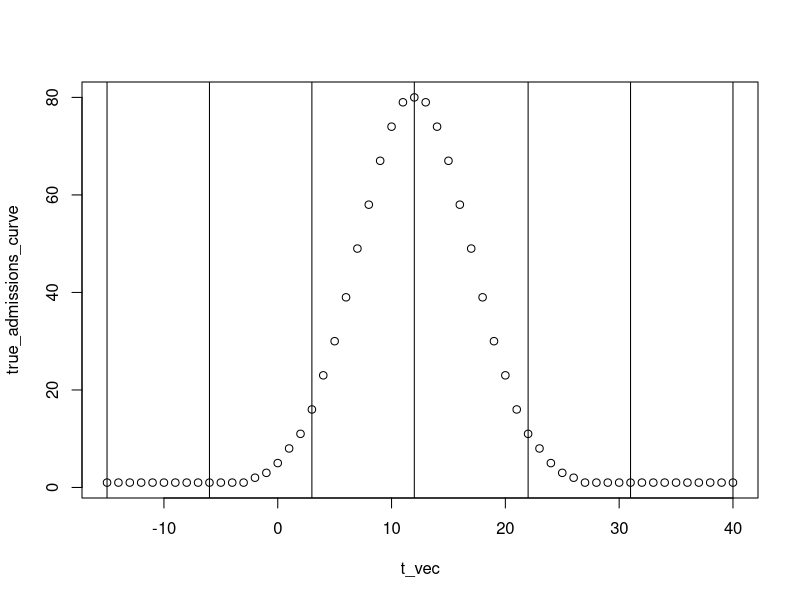

R code for this plot: (Note: this script raises an error after producing the figure.)

set.seed(1)

# logit transform
logit <- function(x, z = 1) {
  -log((z - x) / x)
}

# define true parameters
true_params <- c(m_AL = 0.1,
                 p_AI = 0.5,
                 p_AD = 0.5,
                 m_AD = 10,
                 s_AD = 0.8,
                 m_AI = 3,
                 s_AI = 1,
                 m_AC = 10,
                 s_AC = 0.8,
                 p_ID = 0.8,
                 m_ID = 10,
                 s_ID = 0.8,
                 m_IS = 10,
                 s_IS = 0.8,
                 m_SC = 5,
                 s_SC = 1,
                 c_AD = 1,
                 c_AC = 1,
                 c_ID = 1,
                 c_IS = 1,
                 scale_p_AI1 = 1,
                 scale_p_AD1 = 1,
                 scale_p_ID1 = 1)

# convert to node values
n_node <- 7

p_AI_node <- rep(logit(true_params["p_AI"]), n_node)
names(p_AI_node) <- sprintf("p_AI_node%s", seq_len(n_node))

p_AD_node <- rep(logit(true_params["p_AD"]), n_node)
names(p_AD_node) <- sprintf("p_AD_node%s", seq_len(n_node))

p_ID_node <- rep(logit(true_params["p_ID"]), n_node)
names(p_ID_node) <- sprintf("p_ID_node%s", seq_len(n_node))

m_AC_node <- rep(logit(true_params["m_AC"], 20), n_node)
names(m_AC_node) <- sprintf("m_AC_node%s", seq_len(n_node))

true_params <- c(true_params, p_AI_node, p_AD_node, p_ID_node, m_AC_node)


# define true admissions curve
t_vec <- -15:40
true_admissions_curve <- ceiling(1e3 * dnorm(t_vec, mean = 12, sd = 5))

# simulate progression
sim <- data.frame(date_admission = rep(t_vec, times = true_admissions_curve))
n_sim <- nrow(sim)
sim$date_test <- sim$date_admission + floor(rgamma(n_sim, shape = 1, scale = true_params["m_AL"]))
sim$icu <- runif(n_sim) < true_params["p_AI"]
w <- which(!sim$icu)
sim$final_outcome <- NA
sim$final_outcome[w] <- sample(c("death", "discharge"), length(w), replace = TRUE, prob = c(true_params["p_AD"], 1 - true_params["p_AD"]))
w2 <- which(!sim$icu & sim$final_outcome == "death")
sim$date_final_outcome <- NA
sim$date_final_outcome[w2] <- sim$date_admission[w2] + 
                              floor(rgamma(length(w2), shape = 1/true_params["s_AD"]^2, scale = true_params["m_AD"]*true_params["s_AD"]^2))
w2 <- which(!sim$icu & sim$final_outcome == "discharge")
sim$date_final_outcome[w2] <- sim$date_admission[w2] + 
                              floor(rgamma(length(w2), shape = 1/true_params["s_AC"]^2, scale = true_params["m_AC"]*true_params["s_AC"]^2))
w <- which(sim$icu)
sim$date_icu <- NA
sim$date_icu[w] <- sim$date_admission[w] +
                   floor(rgamma(length(w), shape = 1/true_params["s_AI"]^2, scale = true_params["m_AI"]*true_params["s_AI"]^2))
sim$final_outcome[w] <- sample(c("death", "discharge"), length(w), replace = TRUE, prob = c(true_params["p_ID"], 1 - true_params["p_ID"]))
w2 <- which(sim$icu & sim$final_outcome == "death")
sim$date_final_outcome[w2] <- sim$date_icu[w2] + 
                              floor(rgamma(length(w2), shape = 1/true_params["s_ID"]^2, scale = true_params["m_ID"]*true_params["s_ID"]^2))
w2 <- which(sim$icu & sim$final_outcome == "discharge")
sim$date_stepdown <- NA
sim$date_stepdown[w2] <- sim$date_icu[w2] +
                         floor(rgamma(length(w2), shape = 1/true_params["s_IS"]^2, scale = true_params["m_IS"]*true_params["s_IS"]^2))
sim$date_final_outcome[w2] <- sim$date_stepdown[w2] + 
                              floor(rgamma(length(w2), shape = 1/true_params["s_SC"]^2, scale = true_params["m_SC"]*true_params["s_SC"]^2))

sim$age <- sample(0:105, n_sim, replace = TRUE)

# initialise sitrep object over all age groups
age_lower <- c(0, 6, 18, 65, 85)
age_upper <- c(age_lower[-1] - 1, 110)
nt <- length(t_vec)
sitrep <- replicate(5, data.frame(t = t_vec,
                                  obs_admissions = NA,
                                  deaths_general = NA,
                                  discharges_general = NA,
                                  stepup = NA,
                                  deaths_critical = NA,
                                  stepdown = NA,
                                  discharges_stepdown = NA,
                                  prevalence_general = NA,
                                  prevalence_critical = NA),
                    simplify = FALSE)

# convert individual-level to aggregate level
for (age_i in seq_along(age_lower)) {
  sim_age <- subset(sim, age >= age_lower[age_i] & age < age_upper[age_i])
  for (i in seq_along(t_vec)) {
    j <- t_vec[i]
    sitrep[[age_i]]$obs_admissions[i] <- sum(sim_age$date_test == j)
    sitrep[[age_i]]$deaths_general[i] <- sum(sim_age$date_test <= j & !sim_age$icu & sim_age$final_outcome == "death" & sim_age$date_final_outcome == j)
    sitrep[[age_i]]$discharges_general[i] <- sum(sim_age$date_test <= j & !sim_age$icu & sim_age$final_outcome == "discharge" & sim_age$date_final_outcome == j)
    sitrep[[age_i]]$stepup[i] <- sum(sim_age$date_test <= j & sim_age$date_icu == j, na.rm = TRUE)
    sitrep[[age_i]]$deaths_critical[i] <- sum(sim_age$date_test <= j & sim_age$icu & sim_age$final_outcome == "death" & sim_age$date_final_outcome == j)
    sitrep[[age_i]]$stepdown[i] <- sum(sim_age$date_test <= j & sim_age$icu & sim_age$final_outcome == "discharge" & sim_age$date_stepdown == j)
    sitrep[[age_i]]$discharges_stepdown[i] <- sum(sim_age$date_test <= j & sim_age$icu & sim_age$final_outcome == "discharge" & sim_age$date_final_outcome == j)
    sitrep[[age_i]]$prevalence_general[i] <- sum(sim_age$date_test <= j & !sim_age$icu & sim_age$date_final_outcome >= j) +
                                             sum(sim_age$date_test <= j & sim_age$icu & sim_age$final_outcome == "discharge" & sim_age$date_stepdown <= j & sim_age$date_final_outcome >= j)
    sitrep[[age_i]]$prevalence_critical[i] <- sum(sim_age$date_test <= j & sim_age$icu & sim_age$final_outcome == "death" & sim_age$date_final_outcome > j) +
                                              sum(sim_age$date_test <= j & sim_age$icu & sim_age$final_outcome == "discharge" & sim_age$date_stepdown > j)
  }
  
  # clean up
  sitrep[[age_i]] <- subset(sitrep[[age_i]], t > 0)
  sitrep[[age_i]]$date_numeric <- sitrep[[age_i]]$t
  sitrep[[age_i]]$daily_influx <- sitrep[[age_i]]$obs_admissions
  sitrep[[age_i]]$total_hdu_icu <- sitrep[[age_i]]$prevalence_critical
  sitrep[[age_i]]$total_general <- sitrep[[age_i]]$prevalence_general
  sitrep[[age_i]]$deaths <- sitrep[[age_i]]$deaths_general + sitrep[[age_i]]$deaths_critical
  sitrep[[age_i]]$new_discharges <- sitrep[[age_i]]$discharges_general + sitrep[[age_i]]$discharges_stepdown
  
  sitrep[[age_i]] <- subset(sitrep[[age_i]], select = c(date_numeric, daily_influx, total_hdu_icu,
                                                        total_general, deaths, new_discharges))
  
}

# make list over regions
sitrep_list <- list(sitrep)

# ------------------------------------------------------------------------------------------------

# get age weights
age_group <- cut(0:110, breaks = c(age_lower, Inf), right = FALSE)
age_tab <- rep(1 / 111, 111)
age_weights <- split(age_tab, f = age_group)
age_values <- split(seq_along(age_tab) - 1, f = age_group)

# get number of rows in each sitrep
n_date_sitrep <- length(sitrep_list[[1]][[1]][[1]])

# specify x-positions (numeric dates) in admissions spline
n_node <- 7
node_x <- round(seq(-15, n_date_sitrep, length.out = n_node))








plot(t_vec, true_admissions_curve)
abline(v = node_x)
points(node_x, true_admissions_curve[m], col = 2)





# get longest interval that could possibly be required for lookup table
lookup_max <-  n_date_sitrep - min(node_x) + 1

# define age spline nodes
max_indlevel_age <- 110
age_seq <- c(seq(0, 100, 20), max_indlevel_age)

p_AI_nodex <- age_seq
p_AI_noden <- length(p_AI_nodex)

p_AD_nodex <- age_seq
p_AD_noden <- length(p_AD_nodex)

p_ID_nodex <- age_seq
p_ID_noden <- length(p_ID_nodex)

m_AC_nodex <- age_seq
m_AC_noden <- length(m_AC_nodex)

names(sitrep_list[[1]][[1]])

# create final data list
data_list <- list(sitrep = sitrep_list,
                  indlevel = indlevel_list,
                  node_x = node_x,
                  lookup_max = lookup_max,
                  n_region = length(sitrep_list),
                  n_age_sitrep = length(sitrep_list[[1]]),
                  n_date_sitrep = n_date_sitrep,
                  max_indlevel_age = max_indlevel_age,
                  age_weights = age_weights,
                  age_values = age_values,
                  p_AI_nodex = p_AI_nodex,
                  p_AD_nodex = p_AD_nodex,
                  p_ID_nodex = p_ID_nodex,
                  m_AC_nodex = m_AC_nodex)

# ------------------------------------------------------------------
# MCMC parameters

# create parameters dataframe
n_region <- length(sitrep_list)
eg <- expand.grid(1:n_node, 1:n_region)
df_params <- rbind(data.frame(name = sprintf("region%s_node%s", eg[,2], eg[,1]), min = 0, max = 10, init = 1, region = eg[,2]),
                   data.frame(name = sprintf("p_AI_node%s", 1:p_AI_noden), min = -5, max = 5, init = 0, region = 0),
                   data.frame(name = sprintf("p_AD_node%s", 1:p_AD_noden), min = -5, max = 5, init = 0, region = 0),
                   data.frame(name = sprintf("p_ID_node%s", 1:p_ID_noden), min = -5, max = 5, init = 0, region = 0),
                   data.frame(name = "m_AI", min = 0, max = 20, init = 1, region = 0),
                   data.frame(name = "m_AD", min = 0, max = 20, init = 1, region = 0),
                   data.frame(name = sprintf("m_AC_node%s", 1:m_AC_noden), min = -5, max = 5, init = 0, region = 0),
                   data.frame(name = "m_ID", min = 0, max = 20, init = 1, region = 0),
                   data.frame(name = "m_IS", min = 0, max = 20, init = 1, region = 0),
                   data.frame(name = "m_SC", min = 0, max = 20, init = 1, region = 0),
                   data.frame(name = "s_AI", min = 0, max = 1, init = 0.9, region = 0),
                   data.frame(name = "s_AD", min = 0, max = 1, init = 0.7, region = 0),
                   data.frame(name = "s_AC", min = 0, max = 1, init = 0.7, region = 0),
                   data.frame(name = "s_ID", min = 0, max = 1, init = 0.9, region = 0),
                   data.frame(name = "s_IS", min = 0, max = 1, init = 0.9, region = 0),
                   data.frame(name = "s_SC", min = 0, max = 1, init = 0.9, region = 0),
                   data.frame(name = "c_AD", min = 0, max = 1, init = 0.5, region = 0),
                   data.frame(name = "c_AC", min = 0, max = 1, init = 0.5, region = 0),
                   data.frame(name = "c_ID", min = 0, max = 1, init = 0.5, region = 0),
                   data.frame(name = "c_IS", min = 0, max = 1, init = 0.5, region = 0),
                   data.frame(name = "m_AL", min = 0, max = 10, init = 1, region = 0),
                   data.frame(name = sprintf("scale_p_AI%s", 1:n_region), min = 0.1, max = 10, init = 1, region = 0),
                   data.frame(name = sprintf("scale_p_AD%s", 1:n_region), min = 0.1, max = 10, init = 1, region = 0),
                   data.frame(name = sprintf("scale_p_ID%s", 1:n_region), min = 1, max = 1, init = 1, region = 0)
)

# set initial values
m <- match(names(true_params), df_params$name)
df_params$init[m[!is.na(m)]] <- true_params[which(!is.na(m))]

# set fixed parameters
fixed_params <- setdiff(names(true_params), c("m_AD")[-1])
m <- match(fixed_params, df_params$name)
df_params$min[m[!is.na(m)]] <- df_params$max[m[!is.na(m)]] <- df_params$init[m[!is.na(m)]]

# fix regional node y values
m <- match(node_x, t_vec)
region_fitted <- log(true_admissions_curve[m])
for (i in seq_along(region_fitted)) {
  df_params$min[i] <- df_params$max[i] <- df_params$init[i] <- region_fitted[i]
}

# append update rules to data list
data_list$update_region <- df_params$region

# ------------------------------------------------------------------
# Run MCMC

# define MCMC parameters
burnin <- 1e1
samples <- 1e1
chains <- 1
beta_vec <- 1
pb_markdown <- FALSE

beta_vec <- rev(c(seq(1e-5, 9.5e-5, 5e-6),
                  seq(1e-4, 9e-4, 1e-4),
                  1e-3, 3e-3, 6e-3, 1e-2, 3e-2, 6e-2, 0.1, 0.5, 1))
beta_vec <- c(1)
length(beta_vec)

# run MCMC
set.seed(1)
t0 <- Sys.time()
mcmc <- run_mcmc(data_list = data_list,
                 df_params = df_params,
                 burnin = burnin,
                 samples = samples,
                 chains = chains,
                 beta_vec = beta_vec,
                 pb_markdown = pb_markdown)

print(Sys.time() - t0)

#as.data.frame(mcmc$diagnostics$mc_accept)
plot_credible(mcmc)
#plot_par(mcmc, show = "m_AD", phase = "both")
#plot_par(mcmc, show = "scale_p_AD1", phase = "both")
#subset(mcmc$diagnostics$mc_accept, stage == "sampling")



# subset to sampling iterations and correct rung
mcmc_samples_raw <- subset(mcmc$output, stage == "sampling" & rung == "rung1")

# subset to desired parameter columns only
mcmc_samples <- subset(mcmc_samples_raw, select = -c(chain, rung, iteration, stage, logprior, loglikelihood))

# create parameter descriptions dataframe
param_desc <- setNames(rep(NA, ncol(mcmc_samples)), names(mcmc_samples))
param_desc[sprintf("region%s_node%s", eg[,2], eg[,1])] <- sprintf("spline t%s", 1:n_node)
param_desc[sprintf("p_AI_node%s", 1:p_AI_noden)] <- "probability\nadmission\nto ICU\nspline node"
param_desc[sprintf("p_AD_node%s", 1:p_AD_noden)] <- "probability\ngeneral ward\nto death\nspline node"
param_desc[sprintf("p_ID_node%s", 1:p_ID_noden)] <- "probability\nICU\nto death\nspline node"
param_desc["m_AI"] <- "mean\nadmission\nto ICU"
param_desc["m_AD"] <- "mean\nadmission\nto death"
param_desc[sprintf("m_AC_node%s", 1:m_AC_noden)] <- "mean\nadmission\nto discharge\nspline node"
param_desc["m_ID"] <- "mean\nICU\nto death"
param_desc["m_IS"] <- "mean\nICU\nto stepdown"
param_desc["m_SC"] <- "mean\nstepdown\nto discharge"
param_desc["s_AI"] <- "CV\nadmission\nto ICU"
param_desc["s_AD"] <- "CV\nadmission\nto death"
param_desc["s_AC"] <- "CV\nadmission\nto discharge"
param_desc["s_ID"] <- "CV\nICU\nto death"
param_desc["s_IS"] <- "CV\nICU\nto stepdown"
param_desc["s_SC"] <- "CV\nstepdown\nto discharge"
param_desc["c_AD"] <- "censoring admission to death"
param_desc["c_AC"] <- "censoring admission to discharge"
param_desc["c_ID"] <- "censoring ICU to death"
param_desc["c_IS"] <- "censoring ICU to stepdown"
param_desc["m_AL"] <- "mean\nadmission\nto lab result"
param_desc[sprintf("scale_p_AI%s", 1:n_region)] <- "scale\nprobability\nadmission\nto ICU"
param_desc[sprintf("scale_p_AD%s", 1:n_region)] <- "scale\nprobability\nadmission\nto death"
param_desc[sprintf("scale_p_ID%s", 1:n_region)] <- "scale\nprobability\nICU\nto death"


df_param_desc <- data.frame(param = names(param_desc),
                            description = param_desc)



# ------------------------------------------------------------------
# Save diagnostics to file

# save trace plots
save_diag <- FALSE
if (save_diag) {
  trace_both <- plot_par(mcmc, phase = "both", display = FALSE)
  trace_sampling <- NULL#plot_par(mcmc, phase = "sampling", display = FALSE)
} else {
  trace_both <- NULL
  trace_sampling <- NULL
}

# save credible interval plot of all parameters
credible_all <- plot_credible(mcmc)

# save diagnostics to file
diags <- list(df_params = df_params,
              df_param_desc = df_param_desc,
              region_list = region_list,
              trace_both = trace_both,
              trace_sampling = trace_sampling,
              credible_all = credible_all,
              mcmc_diagnostics = mcmc$diagnostics)
saveRDS(diags, "ignore/output/diagnostics_mcmc4.rds")


# ------------------------------------------------------------------
# Save posterior summaries to file

# get 95% credible intervals
df_summary <- as.data.frame(t(apply(mcmc_samples, 2, quantile_95)))

# get posterior means and variances
df_summary$mean <- colMeans(mcmc_samples)
df_summary$var <- apply(mcmc_samples, 2, var)

# get maximum a-posteriori
w <- which.max(mcmc_samples_raw$logprior + mcmc_samples_raw$loglikelihood)
df_summary$MAP <- as.vector(unlist(mcmc_samples[w,]))

# append parameter names and descriptions
df_summary <- cbind(param = df_param_desc$param,
                    description = stringr::str_replace_all(df_param_desc$description, "\n", " "),
                    df_summary)

# save results to file
write.csv(df_summary, "ignore/output/summary_mcmc4.csv", row.names = FALSE)
#df_summary <- read.csv("ignore/output/summary_mcmc4.csv")

# get best posterior parameter estimates
params <- df_summary$mean
#params <- df_summary$MAP
names(params) <- df_summary$param


# ------------------------------------------------------------------
# Save spline posterior summaries to file

# function for getting transformed spline from raw nodes
get_spline <- function(mcmc_samples, nodex, age_vec, scale = 1) {
  mapply(function(i) {
    ret <- cubic_spline(nodex, mcmc_samples[i,], age_vec)
    scale / (1 + exp(-ret))
  }, seq_len(nrow(mcmc_samples)))
}

# function for getting 95% CrI from mcmc draws
get_spline_quantiles <- function(spline_draws) {
  ret <- as.data.frame(t(apply(spline_draws, 1, quantile_95)))
  ret$age = seq_len(nrow(ret)) - 1
  ret
}

# get quantiles for transition probabilities
mcmc_samples_p_AI <- as.matrix(mcmc_samples[, sprintf("p_AI_node%s", 1:p_AI_noden), drop = FALSE])
p_AI_spline <- get_spline(mcmc_samples_p_AI, p_AI_nodex, 0:max_indlevel_age)
p_AI_quantile <- get_spline_quantiles(p_AI_spline)

mcmc_samples_p_AD <- as.matrix(mcmc_samples[, sprintf("p_AD_node%s", 1:p_AD_noden), drop = FALSE])
p_AD_spline <- get_spline(mcmc_samples_p_AD, p_AD_nodex, 0:max_indlevel_age)
p_AD_quantile <- get_spline_quantiles(p_AD_spline)

mcmc_samples_p_ID <- as.matrix(mcmc_samples[, sprintf("p_ID_node%s", 1:p_ID_noden), drop = FALSE])
p_ID_spline <- get_spline(mcmc_samples_p_ID, p_ID_nodex, 0:max_indlevel_age)
p_ID_quantile <- get_spline_quantiles(p_ID_spline)

p_OD_spline <- (1 - p_AI_spline)*p_AD_spline + p_AI_spline*p_ID_spline
p_OD_quantile <- get_spline_quantiles(p_OD_spline)

mcmc_samples_m_AC <- as.matrix(mcmc_samples[, sprintf("m_AC_node%s", 1:m_AC_noden), drop = FALSE])
m_AC_spline <- get_spline(mcmc_samples_m_AC, m_AC_nodex, 0:max_indlevel_age, scale = 20)
m_AC_quantile <- get_spline_quantiles(m_AC_spline)


# save to file
age_spline_list <- list(p_AI = p_AI_quantile,
                        p_AD = p_AD_quantile,
                        p_ID = p_ID_quantile,
                        p_OD = p_OD_quantile,
                        m_AC = m_AC_quantile)
saveRDS(age_spline_list, file = "ignore/output/age_spline.rds")



# ------------------------------------------------------------------
# Save data quantiles to file

# admission to ICU
df_quantiles_p_AI <- as.data.frame(t(mapply(function(i) {
  w <- which(indlevel$age == i-1)
  n1 <- sum(indlevel$icu[w] == TRUE, na.rm = TRUE)
  n2 <- sum(indlevel$icu[w] == FALSE, na.rm = TRUE)
  if (n1 == 0 & n2 == 0) {
    return(c(i-1,rep(NA, 3)))
  }
  tmp <- epitools::binom.exact(n1, n1 + n2)
  c(i-1, tmp$lower, tmp$upper, n1 / (n1 + n2))
}, 1:(max_indlevel_age + 1))))
names(df_quantiles_p_AI) <- c("age", "lower", "upper", "mean")

# general ward to death
df_quantiles_p_AD <- as.data.frame(t(mapply(function(i) {
  w <- which(indlevel$age == i-1 & indlevel$icu == FALSE)
  n1 <- sum(indlevel$final_outcome[w] == "death", na.rm = TRUE)
  n2 <- sum(indlevel$final_outcome[w] == "discharge", na.rm = TRUE)
  if (n1 == 0 & n2 == 0) {
    return(c(i-1,rep(NA, 3)))
  }
  tmp <- epitools::binom.exact(n1, n1 + n2)
  c(i-1, tmp$lower, tmp$upper, n1 / (n1 + n2))
}, 1:(max_indlevel_age + 1))))
names(df_quantiles_p_AD) <- c("age", "lower", "upper", "mean")

# ICU to death
df_quantiles_p_ID <- as.data.frame(t(mapply(function(i) {
  w <- which(indlevel$age == i-1 & indlevel$icu == TRUE)
  n1 <- sum(indlevel$final_outcome[w] == "death", na.rm = TRUE)
  n2 <- sum(indlevel$final_outcome[w] == "discharge", na.rm = TRUE)
  if (n1 == 0 & n2 == 0) {
    return(c(i-1,rep(NA, 3)))
  }
  tmp <- epitools::binom.exact(n1, n1 + n2)
  c(i-1, tmp$lower, tmp$upper, n1 / (n1 + n2))
}, 1:(max_indlevel_age + 1))))
names(df_quantiles_p_ID) <- c("age", "lower", "upper", "mean")

# overall death
df_quantiles_p_OD <- as.data.frame(t(mapply(function(i) {
  w <- which(indlevel$age == i-1)
  n1 <- sum(indlevel$final_outcome[w] == "death", na.rm = TRUE)
  n2 <- sum(indlevel$final_outcome[w] == "discharge", na.rm = TRUE)
  if (n1 == 0 & n2 == 0) {
    return(c(i-1,rep(NA, 3)))
  }
  tmp <- epitools::binom.exact(n1, n1 + n2)
  c(i-1, tmp$lower, tmp$upper, n1 / (n1 + n2))
}, 1:(max_indlevel_age + 1))))
names(df_quantiles_p_OD) <- c("age", "lower", "upper", "mean")

# time general admission to death
df_quantiles_m_AC <- as.data.frame(t(mapply(function(i) {
  w <- which(indlevel$age == i-1 & indlevel$icu == FALSE & indlevel$final_outcome == "discharge")
  delta <- indlevel$date_final_outcome[w] - indlevel$date_admission[w]
  delta <- delta[!is.na(delta)]
  if (length(delta) == 0) {
    return(c(i-1,rep(NA, 3)))
  }
  m <- mean(delta)
  s <- sd(delta) / sqrt(length(delta))
  c(i-1, m - 1.96*s, m + 1.96*s, m)
}, 1:(max_indlevel_age + 1))))
names(df_quantiles_m_AC) <- c("age", "lower", "upper", "mean")


# save list to file
data_quantiles_list <- list(p_AI = df_quantiles_p_AI,
                            p_AD = df_quantiles_p_AD,
                            p_ID = df_quantiles_p_ID,
                            p_OD = df_quantiles_p_OD,
                            m_AC = df_quantiles_m_AC)
saveRDS(data_quantiles_list, file = "ignore/output/data_quantiles.rds")


# ------------------------------------------------------------------
# Save ccdf to file

# get ccdf
s_name <- c("s_AI", "s_AD", "s_AC", "s_ID", "s_IS", "s_SC")
s_desc <- c("admission to ICU",
            "admission to death",
            "admission to discharge",
            "ICU to death",
            "ICU to stepdown",
            "stepdown to discharge")
m <- rep(1,6)
s <- df_summary$mean[match(s_name, df_summary$param)]
df_ccdf <- cbind(description = s_desc,
                 get_ccdf(m, s))

# write ccdf to file
write.csv(df_ccdf, "ignore/output/ccdf_mcmc4.csv", row.names = FALSE)



# ------------------------------------------------------------------
# Save regional proportions to file

# get proportion in each 5-year age band
weight_mat <- matrix(unlist(age_weights)[1:110], nrow = 5)
df_prop <- data.frame(age = sprintf("%s-%s", seq(0,105,5), seq(4,109,5)),
                      prop = colSums(weight_mat))

# sum splines by 5-year age bands
p_AI_mat <- matrix(p_AI_quantile$Q50[1:110], nrow = 5)
df_prop$p_AI <- colSums(weight_mat * p_AI_mat) / colSums(weight_mat)

p_AD_mat <- matrix(p_AD_quantile$Q50[1:110], nrow = 5)
df_prop$p_AD <- colSums(weight_mat * p_AD_mat) / colSums(weight_mat)

p_ID_mat <- matrix(p_ID_quantile$Q50[1:110], nrow = 5)
df_prop$p_ID <- colSums(weight_mat * p_ID_mat) / colSums(weight_mat)

m_AC_mat <- matrix(m_AC_quantile$Q50[1:110], nrow = 5)
df_prop$m_AC <- colSums(weight_mat * m_AC_mat) / colSums(weight_mat)

# write to file
write.csv(df_prop, "ignore/output/age_prop_mcmc4.csv", row.names = FALSE)


# ------------------------------------------------------------------
# Save individual-level fits to file

# simulate individual-level data from model
sim_data <- sim_indlevel(params = params,
                         p_AI = p_AI_quantile$Q50,
                         p_AD = p_AD_quantile$Q50,
                         p_ID = p_ID_quantile$Q50,
                         m_AC = m_AC_quantile$Q50,
                         date_admission = indlevel_list$date_admission,
                         date_censor = indlevel_list$date_censor,
                         age = indlevel_list$age,
                         n_samp = 1e6)


# bin delay distributions
bin_real <- bin_indlevel(indlevel, max_days = 30)
bin_sim <- bin_indlevel(sim_data, max_days = 30)

# combine data and model fit
bin_real$type <- "data"
bin_sim$type <- "model"
bin_combined <- rbind(bin_real, bin_sim)

# save results to file
write.csv(bin_combined, "ignore/output/indlevel_fit_mcmc4.csv", row.names = FALSE)



# ------------------------------------------------------------------
# Save SitRep fits to file

# get model fit
df_fit <- df_params
df_fit$init <- params[match(df_fit$name, names(params))]
df_model_fit <- run_mcmc(data_list = data_list,
                         df_params = df_fit,
                         return_fit = TRUE)
df_model_fit$by_age$x <- df_model_fit$by_age$x + node_x[1]

# get sitrep into same format
df_sitrep <- nested_to_long(sitrep_list)
names(df_sitrep) <- c("x", "value", "metric", "age", "region")
df_sitrep$metric <- names(sitrep_list[[1]][[1]])[df_sitrep$metric]
df_sitrep <- subset(df_sitrep, metric != "date_numeric")
metric_rename <- c(daily_influx = "admission_incidence",
                   deaths = "deaths_incidence",
                   new_discharges = "discharges_incidence",
                   total_general = "general_prevalence",
                   total_hdu_icu = "critical_prevalence")
df_sitrep$metric <- metric_rename[df_sitrep$metric]
df_sitrep$value[df_sitrep$value == -1] <- NA

# combine model fit with sitrep
df_sitrep_fit <- rbind(cbind(df_model_fit$by_age[,names(df_sitrep)], type = "model"),
                       cbind(df_sitrep, type = "data"))

# get combined fit
df_sitrep_fit_combined <- subset(df_sitrep_fit, region == 1)
for (i in seq_len(n_region - 1)) {
  tmp <- subset(df_sitrep_fit, region == i + 1)
  df_sitrep_fit_combined$value <- df_sitrep_fit_combined$value + tmp$value
}
df_sitrep_fit_combined$region <- 0

# append to fit dataframe
df_sitrep_fit <- rbind(df_sitrep_fit, df_sitrep_fit_combined)

# save combined sitrep + fit to file
write.csv(df_sitrep_fit, "ignore/output/sitrep_fit_mcmc4.csv", row.names = FALSE)



#rmarkdown::render("R_ignore/diagnostics_mcmc4.Rmd")
#rmarkdown::render("R_ignore/summary_mcmc4.Rmd")
